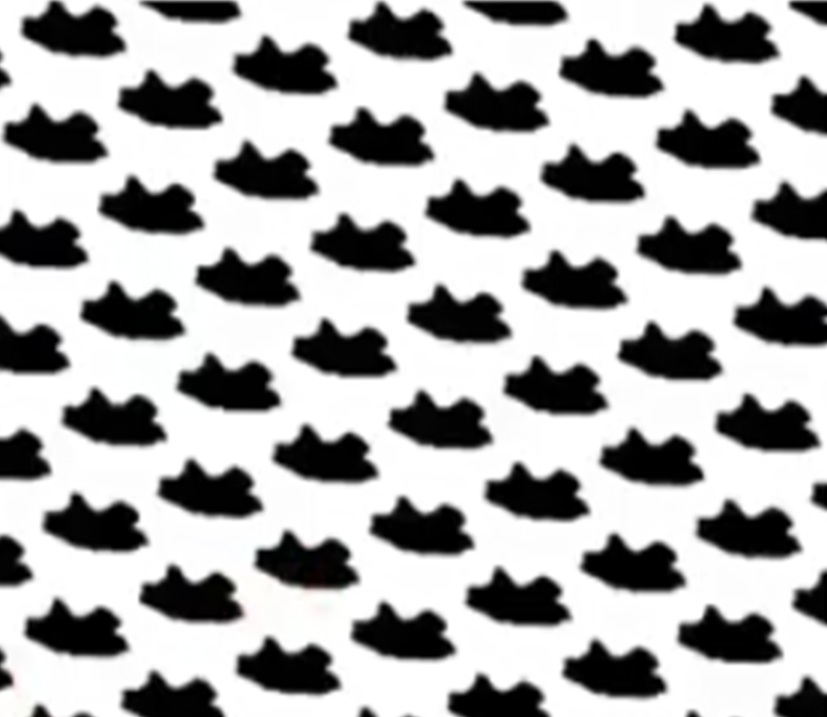
#> input picture Basic Image Processing/Texture_Analysis/test4.jpg, 827 x 717 px
$ python Structural_Texture.py
#> lines starting #> are read from the running program, lines starting #| are printed output that depends on the picture
"""
This code is used to find the location of basic pattern in structural texture.
The idea is that , if we can separate the principle pattern in frequency domain (around (0,0) in frequency domain)
Inverst Fourier transform is an image that gives us a coarse estimation of pattern.

As we only need the principle frequency replica , cutoff frequency of lowpass filter must beselected in a proper way
The filtering is done in frequency domain by multiplication and then reverted back to spatial domain by inverse Fourier transform.
"""


import cv2
import numpy as np
import matplotlib.pyplot as plt

## Hyperparameters

image_path = r"test4.jpg"   # <-- CHANGE THIS
filter_cutoff = 5   # D0

image = cv2.imread(image_path, cv2.IMREAD_GRAYSCALE)
#> image: shape (717, 827); min 0, max 255, mean 169.6
if image is None:
    raise ValueError("Image not found. Check the file path.")
image = image.astype(np.float32)


# =========================
#  Compute DFT
# =========================
dft = np.fft.fft2(image)
dft_shift = np.fft.fftshift(dft)

rows, cols = image.shape
#> rows = 717; cols = 827
crow, ccol = rows // 2, cols // 2
#> crow = 358; ccol = 413


# =========================
#  Filter
# =========================
cutoff = filter_cutoff

y, x = np.ogrid[:rows, :cols]
#> y = 717 values from 0 to 716
D2 = (y - crow)**2 + (x - ccol)**2         ## this is distance from the center of frequency domain

H = np.exp(-D2 / (2 * (cutoff**2)))

# =========================
# Apply Filter
# =========================
filtered_dft = dft_shift * H


# =========================
# 6️⃣ Compute IDFT
# =========================
filtered_ishift = np.fft.ifftshift(filtered_dft)
image_idft = np.fft.ifft2(filtered_ishift)
image_idft = np.real(image_idft)
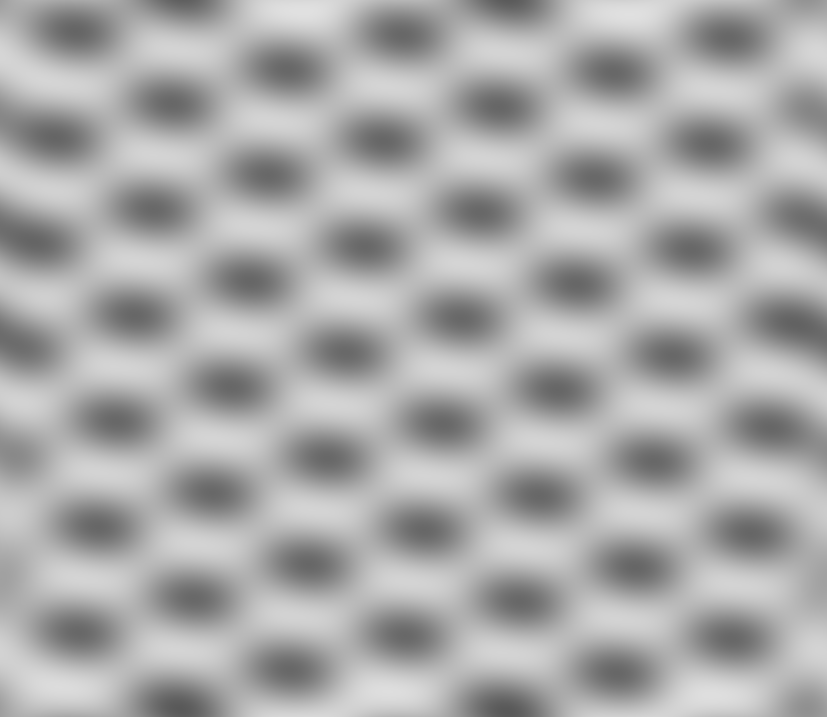
#> image_idft: shape (717, 827) float64; min 88.54, max 225, mean 169.6

# Normalize to 0–255
image_exp = np.clip(image_idft, 0, 255)
image_exp = image_exp.astype(np.uint8)


# =========================
# Plot Results
# =========================
plt.figure(figsize=(10,5))

plt.subplot(1,2,1)
plt.title("Original Image")
plt.imshow(image.astype(np.uint8), cmap='gray')
plt.axis('off')

plt.subplot(1,2,2)
plt.title("Homomorphic Filtered Image")
plt.imshow(image_exp, cmap='gray')
plt.axis('off')

plt.tight_layout()
plt.show()
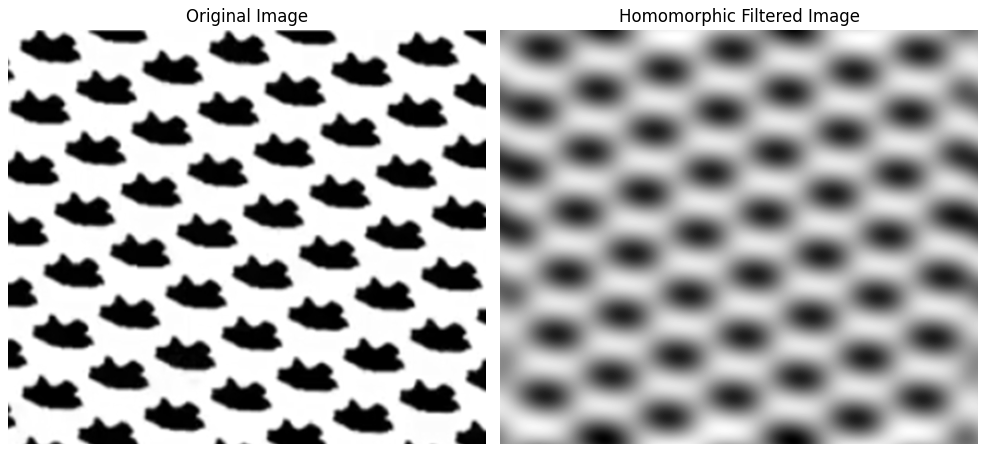
#> figure drawn by matplotlib, 2 panels

$ run again, with Basic Image Processing/Texture_Analysis/test1.jpg copied over Basic Image Processing/Texture_Analysis/test4.jpg
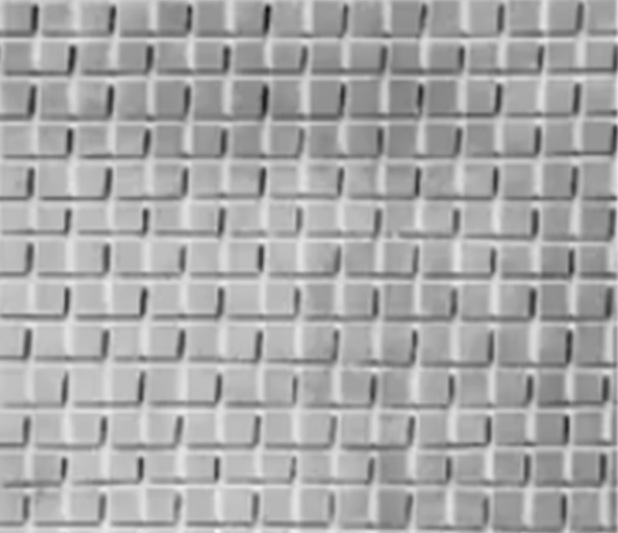
#> input picture Basic Image Processing/Texture_Analysis/test1.jpg, 618 x 533 px
#> image is the input picture: shape (533, 618); min 16, max 246, mean 168.1
#> `image_idft = np.real(image_idft)`:
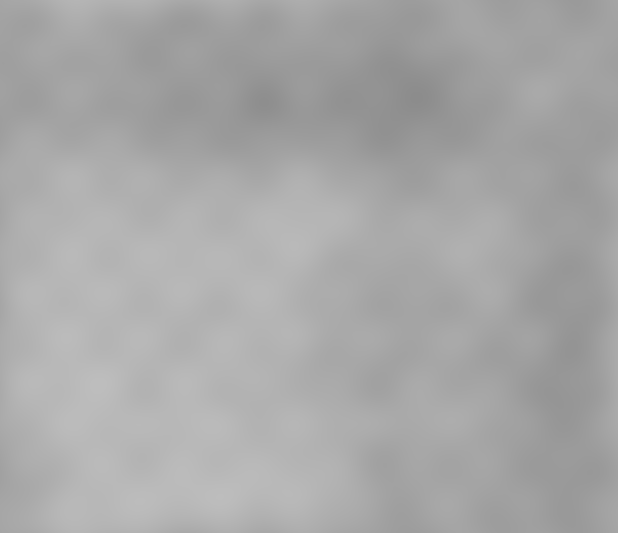
#> image_idft: shape (533, 618) float64; min 140.5, max 189.7, mean 168.1
#> `plt.show()`:
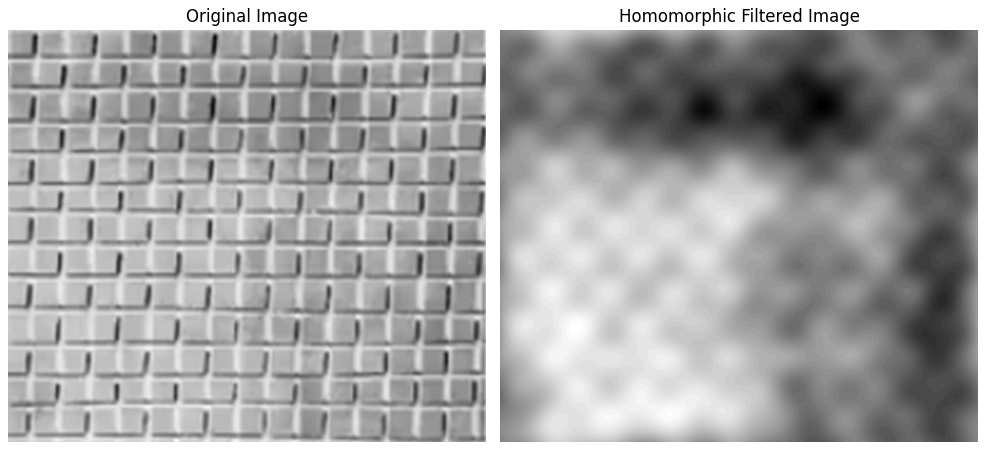
#> figure drawn by matplotlib, 2 panels

$ run again, with Basic Image Processing/Texture_Analysis/test2.jpg copied over Basic Image Processing/Texture_Analysis/test4.jpg
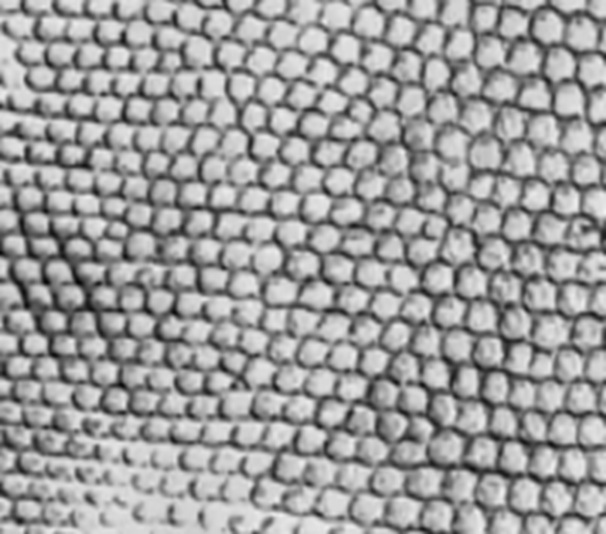
#> input picture Basic Image Processing/Texture_Analysis/test2.jpg, 606 x 534 px
#> image is the input picture: shape (534, 606); min 4, max 242, mean 156.5
#> `image_idft = np.real(image_idft)`:
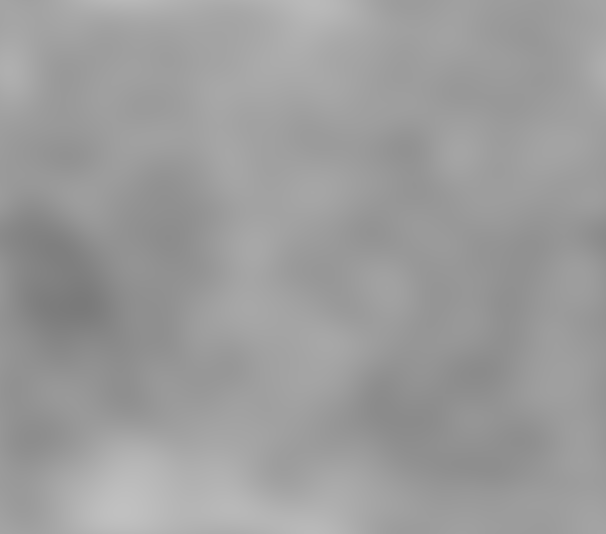
#> image_idft: shape (534, 606) float64; min 122.3, max 192.6, mean 156.5
#> `plt.show()`:
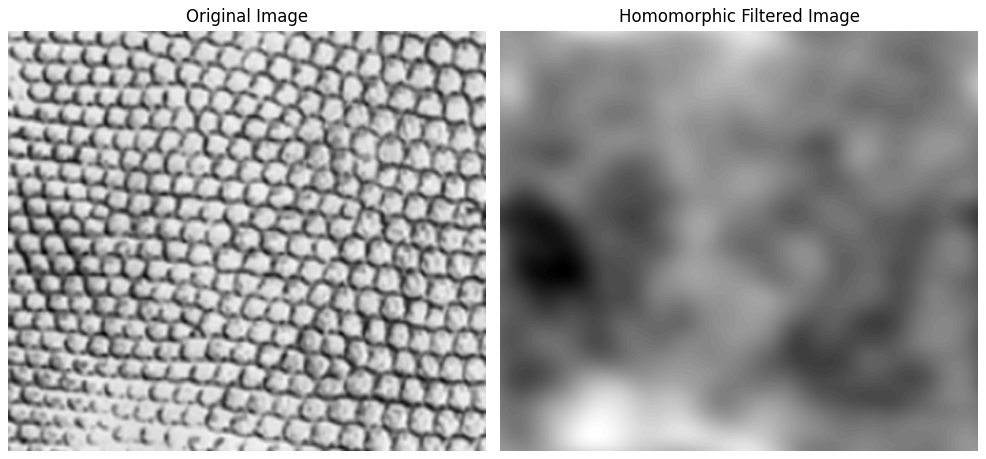
#> figure drawn by matplotlib, 2 panels
